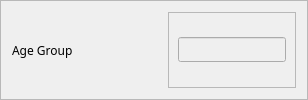
                   <widget class="QFrame" name="frame_106">
                    <property name="frameShape">
                     <enum>QFrame::StyledPanel</enum>
                    </property>
                    <property name="frameShadow">
                     <enum>QFrame::Raised</enum>
                    </property>
                    <layout class="QHBoxLayout" name="horizontalLayout_121">
                     <item>
                      <widget class="QLabel" name="label_62">
                       <property name="minimumSize">
                        <size>
                         <width>150</width>
                         <height>0</height>
                        </size>
                       </property>
                       <property name="font">
                        <font>
                         <family>Moon</family>
                        </font>
                       </property>
                       <property name="text">
                        <string>Age Group</string>
                       </property>
                      </widget>
                     </item>
                     <item>
                      <widget class="QFrame" name="frame_119">
                       <property name="frameShape">
                        <enum>QFrame::StyledPanel</enum>
                       </property>
                       <property name="frameShadow">
                        <enum>QFrame::Raised</enum>
                       </property>
                       <layout class="QHBoxLayout" name="horizontalLayout_122">
                        <property name="topMargin">
                         <number>5</number>
                        </property>
                        <property name="bottomMargin">
                         <number>5</number>
                        </property>
                        <item>
                         <widget class="QLineEdit" name="ageGroupLine">
                          <property name="enabled">
                           <bool>false</bool>
                          </property>
                          <property name="font">
                           <font>
                            <family>Raleway</family>
                           </font>
                          </property>
                         </widget>
                        </item>
                       </layout>
                      </widget>
                     </item>
                    </layout>
                   </widget>
